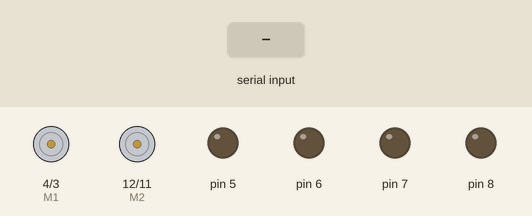
A sketch run on a simulated Arduino Uno, built with avr-gcc and run on an emulated ATmega328P. Parts: direction and speed pins drawn as motors (green arrow = direction pin HIGH = forward, orange = LOW = backward, longer = more drive), output pins drawn as LEDs (lit = HIGH). Inputs (shaded band) come from the test bench. What the sketch prints to the serial monitor is not drawn.

Above: at 1.2 s.
1.3 s: "w" received over Serial
At 2.5 s:
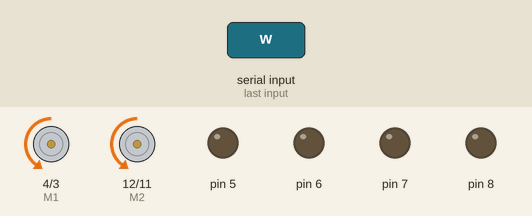
2.8 s: "s" received over Serial
At 3.7 s:
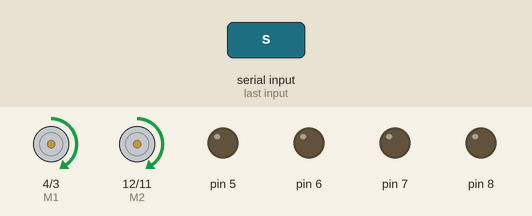
4.3 s: "d" received over Serial
At 4.9 s:
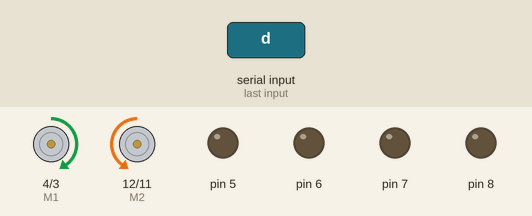
5.8 s: "a" received over Serial
At 7.2 s:
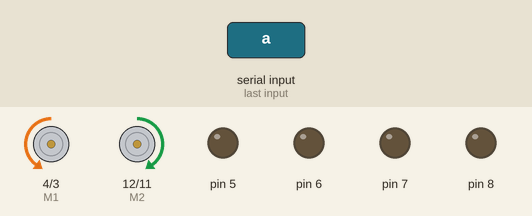
Timing chart, 0 to 8.3 s (numbered marks = the images above; inputs shaded):
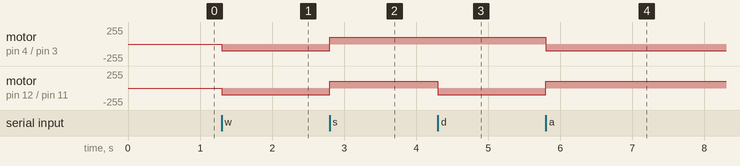

The sketch:

Ant.ino
```cpp
/*
 * Amir Haziem Razali
 * Serial Comms with Python
 * 20/08/2020
 */

const int E1 = 3; ///<Motor1 Speed
const int E2 = 11;///<Motor2 Speed

const int M1 = 4; ///<Motor1 Direction
const int M2 = 12;///<Motor2 Direction

const int med_speed = 100; //medium speed
const int full_speed = 255; //full speed


void M1_forward(char Speed) ///<Motor1 forward
{
 digitalWrite(M1,LOW);
 analogWrite(E1,Speed);
}
void M2_forward(char Speed) ///<Motor2 forward
{
 digitalWrite(M2,LOW);
 analogWrite(E2,Speed);
}
void M1_reverse(char Speed) ///<Motor1 reverse
{
 digitalWrite(M1,HIGH);
 analogWrite(E1,Speed);
}
void M2_reverse(char Speed) ///<Motor2 reverse
{
 digitalWrite(M2,HIGH);
 analogWrite(E2,Speed);
}

void forward(char Speed){
  M1_forward(Speed);
  M2_forward(Speed);
}

void reverse(char Speed){
  M1_reverse(Speed);
  M2_reverse(Speed);
}

void left(char Speed){
  M1_forward(Speed);
  M2_reverse(Speed);
}

void right(char Speed){
  M1_reverse(Speed);
  M2_forward(Speed);
}

void stop_all(){ //Stop both motors
  M1_forward(0);
  M2_forward(0);
}

void setup() {
  Serial.begin(115200);
  for(int i=3;i<9;i++)
    pinMode(i,OUTPUT);
  for(int i=11;i<13;i++)
    pinMode(i,OUTPUT);
}

void loop() {
  if(Serial.available() > 0){
    char data = Serial.read(); //read a byte
    char str[2];
    str[0] = data;
    str[1] = '\0';
    Serial.print(str);
    if(*str=='w'){
      forward(med_speed);
    }else if(*str=='s'){
      reverse(med_speed);
    }else if(*str=='d'){
      right(med_speed);
    }else if(*str=='a'){
      left(med_speed);
    }else if(*str=='e'){
      stop_all();
    }
  }
}
```

Measured:
- after the input at 1.3 s, motor on pin 4 (M1) / pin 3 (E1), motor on pin 12 (M2) / pin 11 (E2): stopped → backward 100/255 at once
- after the input at 2.8 s, motor on pin 4 (M1) / pin 3 (E1), motor on pin 12 (M2) / pin 11 (E2): backward 100/255 → forward 100/255 at once
- after the input at 4.3 s, motor on pin 12 (M2) / pin 11 (E2): forward 100/255 → backward 100/255 at once
- after the input at 5.8 s, motor on pin 4 (M1) / pin 3 (E1): forward 100/255 → backward 100/255 at once; motor on pin 12 (M2) / pin 11 (E2): backward 100/255 → forward 100/255 at once
